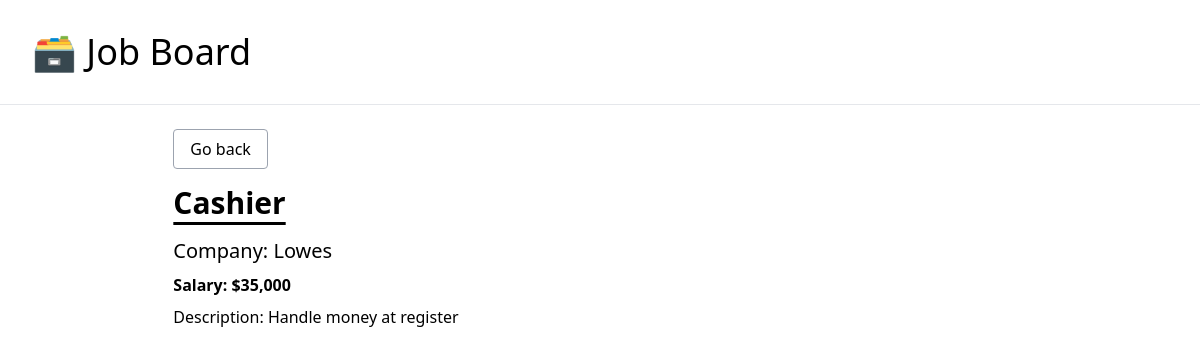
The app's page /job/1/ with its own data.
### job_board/models.py (models this page shows, shortened)
class JobPosting(models.Model):
    title = models.CharField(max_length=200)
    description = models.TextField()
    company = models.CharField(max_length=255)
    salary = models.IntegerField()
    is_active = models.BooleanField(default=False)

### job_board/views.py (the view)
# urls.py: path("job/<int:pk>/", job_detail, name='job-detail'),
def job_detail(request, pk):  #pk = id
    job_posting = get_object_or_404(JobPosting, pk=pk, is_active=True)
    context = {
        'posting': job_posting
    }
    return render(request, 'job_board/detail.html', context)

### job_board/templates/job_board/detail.html
{% extends 'job_board/_base.html' %}
{% load humanize %}
{% block content %}
<div class="w-10/12 mx-auto">
    <p class="pb-6"><a href="{% url 'home' %}" class="border border-gray-400 rounded px-4 py-2 hover:bg-gray-200">Go back</a></p>
    <h1 class="text-3xl font-semibold pb-4 underline underline-offset-8">{{posting.title}}</h1>
    <p class="pb-2 text-xl">Company: {{posting.company}}</p>
    <p class="pb-2 font-semibold">Salary: ${{posting.salary|intcomma}}</p>
    <p>Description: {{posting.description}}</p>
</div>
{% endblock content %}

### records on screen
JobPosting: title "Cashier", company "Lowes", salary "35,000", description "Handle money at register"
